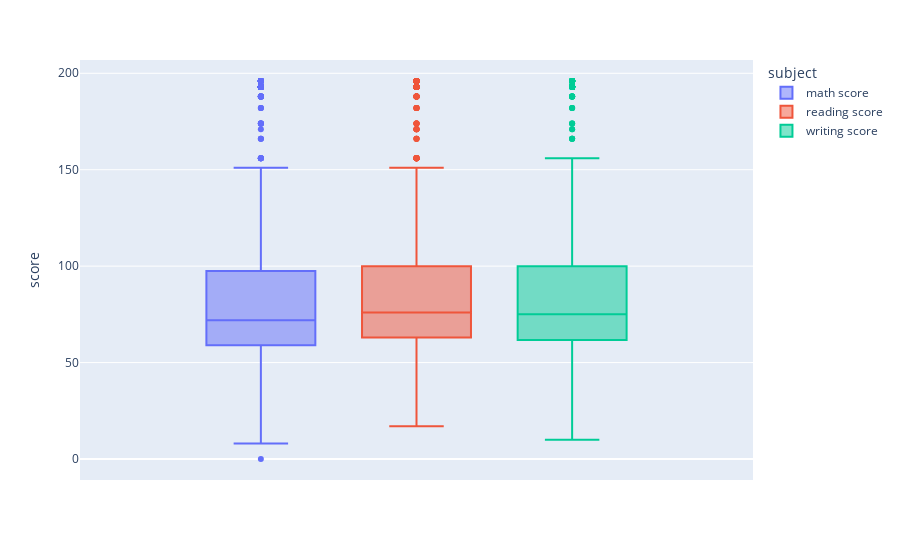

Notebook cell for this chart:
### Code cell
# Código del amigo ChatGPT (listo para usar)
fig = px.box(
    df_grades.melt(
        value_vars=["math score", "reading score", "writing score"],
        var_name="subject",
        value_name="score",
    ),
    y="score",
    color="subject",
)
fig.show()

### Figure 1 — Plotly figure (JSON) as saved in the notebook; plotly's stock layout.template omitted (floating-point values rounded to 4 significant figures; data arrays with more than 128 entries replaced by an {"elided": "..."} marker saying what was removed)
{"data": [{"alignmentgroup": "True", "hovertemplate": "subject=math score<br>score=%{y}<extra></extra>", "legendgroup": "math score", "marker": {"color": "#636efa"}, "name": "math score", "notched": false, "offsetgroup": "math score", "orientation": "v", "showlegend": true, "type": "box", "x0": " ", "xaxis": "x", "y": {"elided": "1400 int values"}, "y0": " ", "yaxis": "y"}, {"alignmentgroup": "True", "hovertemplate": "subject=reading score<br>score=%{y}<extra></extra>", "legendgroup": "reading score", "marker": {"color": "#EF553B"}, "name": "reading score", "notched": false, "offsetgroup": "reading score", "orientation": "v", "showlegend": true, "type": "box", "x0": " ", "xaxis": "x", "y": {"elided": "1400 int values"}, "y0": " ", "yaxis": "y"}, {"alignmentgroup": "True", "hovertemplate": "subject=writing score<br>score=%{y}<extra></extra>", "legendgroup": "writing score", "marker": {"color": "#00cc96"}, "name": "writing score", "notched": false, "offsetgroup": "writing score", "orientation": "v", "showlegend": true, "type": "box", "x0": " ", "xaxis": "x", "y": {"elided": "1400 int values"}, "y0": " ", "yaxis": "y"}], "layout": {"boxmode": "group", "legend": {"title": {"text": "subject"}, "tracegroupgap": 0}, "margin": {"t": 60}, "xaxis": {"anchor": "y", "domain": [0, 1]}, "yaxis": {"anchor": "x", "domain": [0, 1], "title": {"text": "score"}}}}
